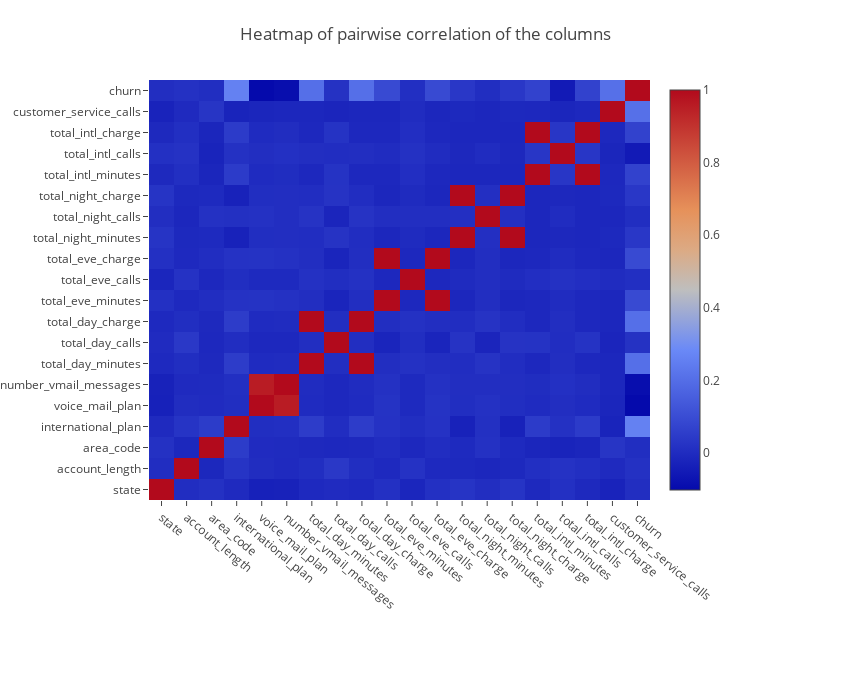

Notebook cell for this chart:
### Markdown cell above
In order to investigate the pair-wise correlations between two variables $X$ and $Y$, we use the Pearson correlation. Let $\sigma_X, \sigma_Y$ be the standard deviation of X,Y and $\text{cov}(X, Y) = E[(X-E[X])(Y-E[Y])]$. Then we can define the Pearson correlation as the following:<br/>
$\rho_{X, Y} = \frac{\text{cov}(X, Y)}{\sigma_X \sigma_Y}\,$.

To visualize these correlations we use a heatmap plot, in which high correlations are coloured more to the red and lower ones more to the blue.

### Code cell
corr = pre_df.corr()
trace = go.Heatmap(z=corr.values.tolist(), x=corr.columns, y=corr.columns)
data=[trace]
layout = go.Layout(
    title='Heatmap of pairwise correlation of the columns',
    autosize=False,
    width=850,
    height=700,
    yaxis=go.layout.YAxis(automargin=True),
    xaxis=dict(tickangle=40),
    margin=go.layout.Margin(l=0, r=200, b=200, t=80)
)


fig = go.Figure(data=data, layout=layout)
iplot(fig, filename='labelled-heatmap1')

### Figure 1 — Plotly figure (JSON) as saved in the notebook; plotly's stock layout.template omitted (floating-point values rounded to 4 significant figures; data arrays with more than 128 entries replaced by an {"elided": "..."} marker saying what was removed)
{"data": [{"type": "heatmap", "uid": "f4c1323f-5ac2-455c-b545-c4f68d5c7806", "x": ["state", "account_length", "area_code", "international_plan", "voice_mail_plan", "number_vmail_messages", "total_day_minutes", "total_day_calls", "total_day_charge", "total_eve_minutes", "total_eve_calls", "total_eve_charge", "total_night_minutes", "total_night_calls", "total_night_charge", "total_intl_minutes", "total_intl_calls", "total_intl_charge", "customer_service_calls", "churn"], "y": ["state", "account_length", "area_code", "international_plan", "voice_mail_plan", "number_vmail_messages", "total_day_minutes", "total_day_calls", "total_day_charge", "total_eve_minutes", "total_eve_calls", "total_eve_charge", "total_night_minutes", "total_night_calls", "total_night_charge", "total_intl_minutes", "total_intl_calls", "total_intl_charge", "customer_service_calls", "churn"], "z": {"elided": "20x20 float values"}}], "layout": {"autosize": false, "height": 700, "margin": {"b": 200, "l": 0, "r": 200, "t": 80}, "title": {"text": "Heatmap of pairwise correlation of the columns"}, "width": 850, "xaxis": {"tickangle": 40}, "yaxis": {"automargin": true}}}
